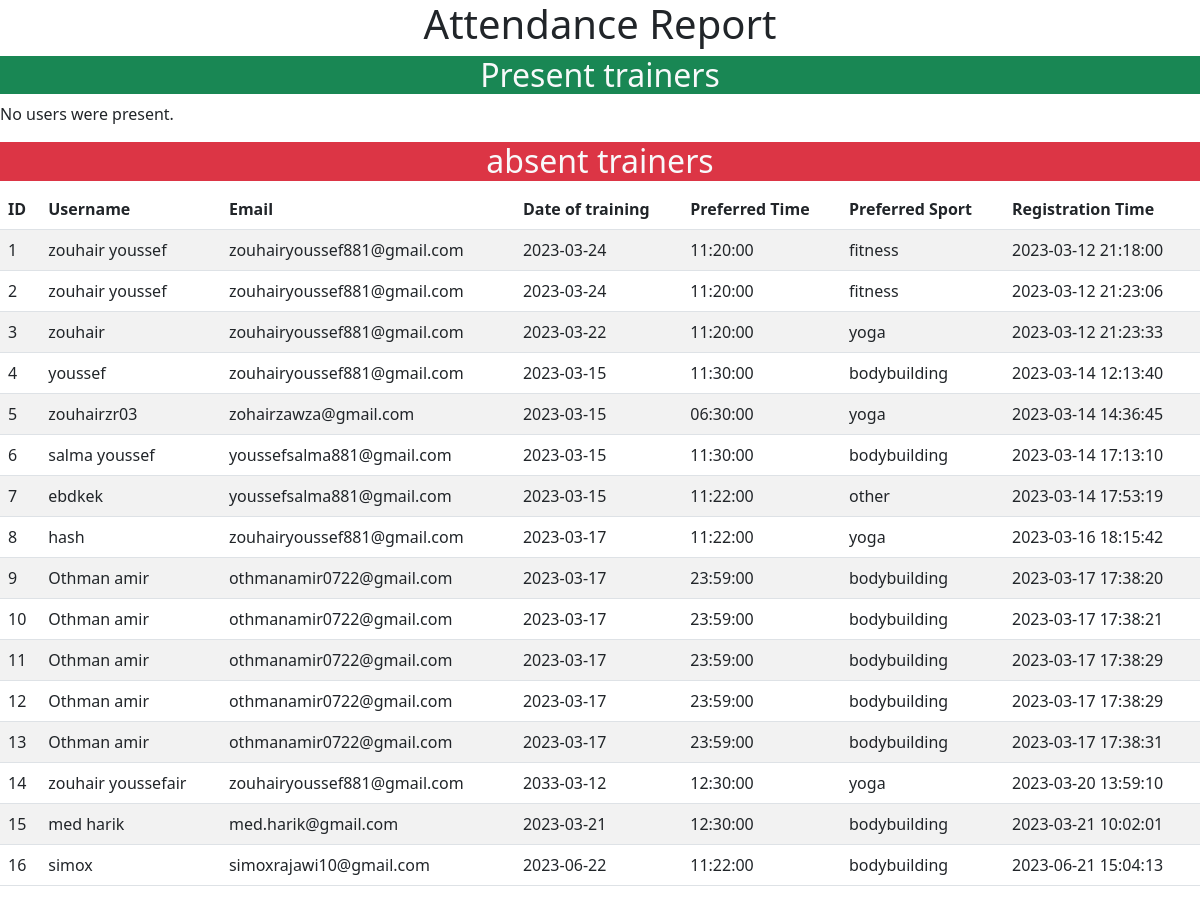
The page /all_informations/attendance_report.php on the database its author committed.
### tables this page shows
CREATE TABLE `users` (
  `id` int(11) NOT NULL,
  `username` varchar(255) NOT NULL,
  `email` varchar(255) NOT NULL,
  `date` date NOT NULL,
  `time` time NOT NULL,
  `sport` varchar(255) NOT NULL,
  `registration_time` timestamp NOT NULL DEFAULT CURRENT_TIMESTAMP
);

### all_informations/attendance_report.php (the view, shortened to what this page needs)
<!DOCTYPE html>
<html lang="en">
<head>
    <link href="https://cdn.jsdelivr.net/npm/bootstrap@5.2.3/dist/css/bootstrap.min.css" rel="stylesheet">
</head>
<body>
<?php
$servername = "localhost";
$username = "root";
$password = "root";
$dbname = "fitness";
$conn = mysqli_connect($servername, $username, $password, $dbname);
$present_users = array();
$absent_users = array();
$sql = "SELECT * FROM users";
$result = mysqli_query($conn, $sql);
if (mysqli_num_rows($result) > 0) {
    while ($row = mysqli_fetch_assoc($result)) {
        if (isset($_POST['attendance'][$row["id"]])) {
            if ($_POST['attendance'][$row["id"]] === 'present') {
                $present_users[] = $row;
            } else {
                $absent_users[] = $row;
            }
        } else {
            $absent_users[] = $row;
        }
    }
}
echo '<h1 class="text-center" >Attendance Report</h1>';
echo '<h2 class="text-center bg-success text-light">Present trainers</h2>';
if (count($present_users) > 0) {
    echo '<table class="table table-striped">';
    echo "<thead><tr><th>ID</th><th>Username</th><th>Email</th><th>Date of training</th><th>Preferred Time</th><th>Preferred Sport</th><th>Registration Time</th></tr></thead>";
    echo "<tbody>";
    foreach ($present_users as $user) {
        echo "<tr><td>".$user["id"]."</td><td>".$user["username"]."</td><td>".$user["email"]."</td><td>".$user["date"]."</td><td>".$user["time"]."</td><td>".$user["sport"]."</td><td>".$user["registration_time"]."</td></tr>";
    }
    echo "</tbody></table>";
} else {
    echo "<p>No users were present.</p>";
}
echo '<h2 class="text-center bg-danger text-light">absent trainers</h2>';
if (count($absent_users) > 0) {
    echo '<table class="table table-striped">';
    echo "<thead><tr><th>ID</th><th>Username</th><th>Email</th><th>Date of training</th><th>Preferred Time</th><th>Preferred Sport</th><th>Registration Time</th></tr></thead>";
    echo "<tbody>";
    foreach ($absent_users as $user) {
        echo "<tr><td>".$user["id"]."</td><td>".$user["username"]."</td><td>".$user["email"]."</td><td>".$user["date"]."</td><td>".$user["time"]."</td><td>".$user["sport"]."</td><td>".$user["registration_time"]."</td></tr>";
    }
    echo "</tbody></table>";
} else {
    echo "<p>No users were absent.</p>";
}
?>
</body>
</html>

### rows shown on the page
users: id "1", username "zouhair youssef", email "zouhairyoussef881@gmail.com", date "2023-03-24", time "11:20:00", sport "fitness", registration_time "2023-03-12 21:18:00"
users: id "2", username "zouhair youssef", email "zouhairyoussef881@gmail.com", date "2023-03-24", time "11:20:00", sport "fitness", registration_time "2023-03-12 21:23:06"
users: id "3", username "zouhair", email "zouhairyoussef881@gmail.com", date "2023-03-22", time "11:20:00", sport "yoga", registration_time "2023-03-12 21:23:33"
users: id "4", username "youssef", email "zouhairyoussef881@gmail.com", date "2023-03-15", time "11:30:00", sport "bodybuilding", registration_time "2023-03-14 12:13:40"
users: id "5", username "zouhairzr03", email "zohairzawza@gmail.com", date "2023-03-15", time "06:30:00", sport "yoga", registration_time "2023-03-14 14:36:45"
users: id "6", username "salma youssef", email "youssefsalma881@gmail.com", date "2023-03-15", time "11:30:00", sport "bodybuilding", registration_time "2023-03-14 17:13:10"
users: id "7", username "ebdkek", email "youssefsalma881@gmail.com", date "2023-03-15", time "11:22:00", sport "other", registration_time "2023-03-14 17:53:19"
users: id "8", username "hash", email "zouhairyoussef881@gmail.com", date "2023-03-17", time "11:22:00", sport "yoga", registration_time "2023-03-16 18:15:42"
users: id "9", username "Othman amir", email "othmanamir0722@gmail.com", date "2023-03-17", time "23:59:00", sport "bodybuilding", registration_time "2023-03-17 17:38:20"
users: id "10", username "Othman amir", email "othmanamir0722@gmail.com", date "2023-03-17", time "23:59:00", sport "bodybuilding", registration_time "2023-03-17 17:38:21"
users: id "11", username "Othman amir", email "othmanamir0722@gmail.com", date "2023-03-17", time "23:59:00", sport "bodybuilding", registration_time "2023-03-17 17:38:29"
users: id "12", username "Othman amir", email "othmanamir0722@gmail.com", date "2023-03-17", time "23:59:00", sport "bodybuilding", registration_time "2023-03-17 17:38:29"
users: id "13", username "Othman amir", email "othmanamir0722@gmail.com", date "2023-03-17", time "23:59:00", sport "bodybuilding", registration_time "2023-03-17 17:38:31"
users: id "14", username "zouhair youssefair", email "zouhairyoussef881@gmail.com", date "2033-03-12", time "12:30:00", sport "yoga", registration_time "2023-03-20 13:59:10"
users: id "15", username "med harik", email "med.harik@gmail.com", date "2023-03-21", time "12:30:00", sport "bodybuilding", registration_time "2023-03-21 10:02:01"
users: id "16", username "simox", email "simoxrajawi10@gmail.com", date "2023-06-22", time "11:22:00", sport "bodybuilding", registration_time "2023-06-21 15:04:13"
